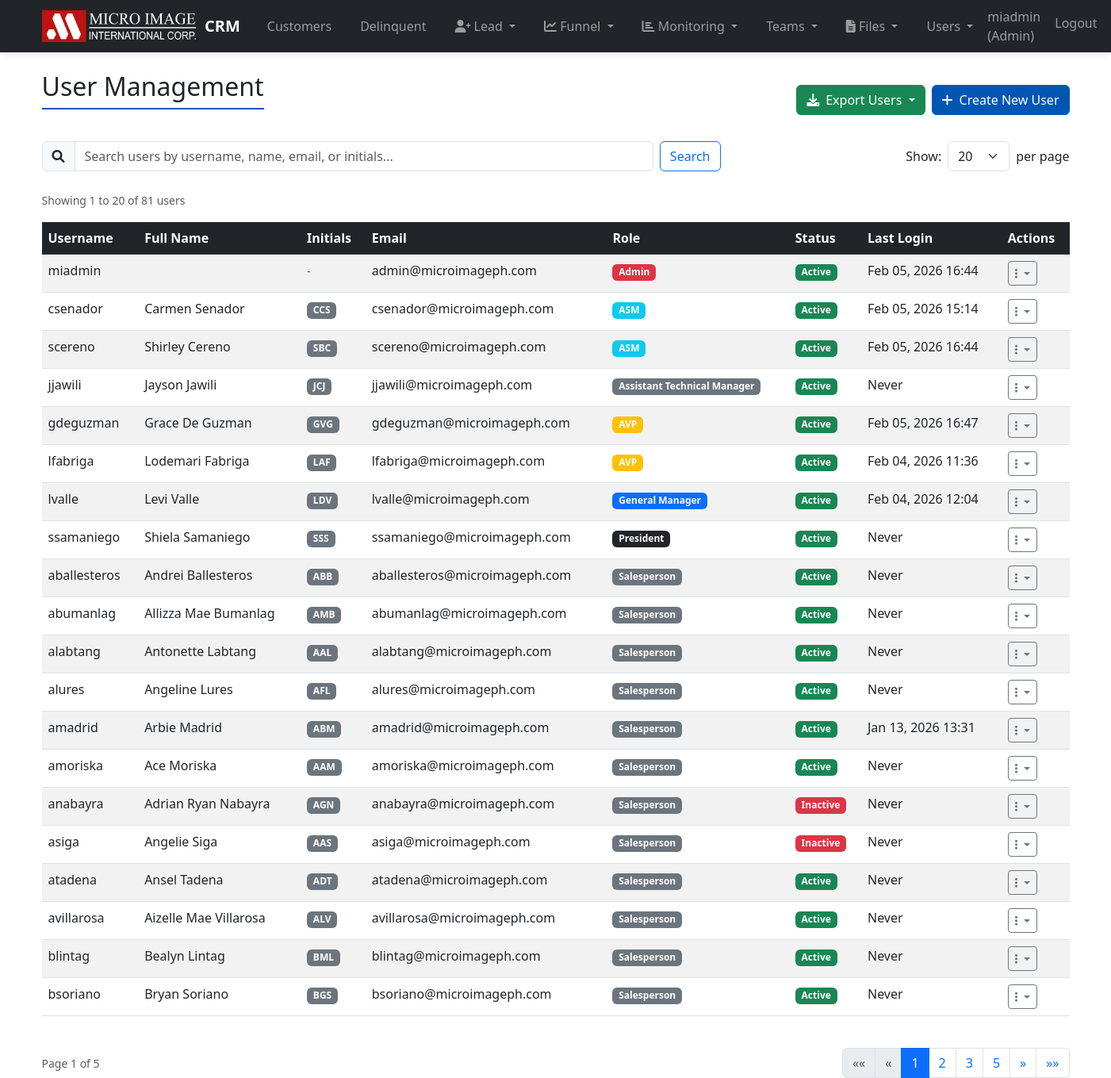
Page /users/manage/ (signed in) on the earlier database version.
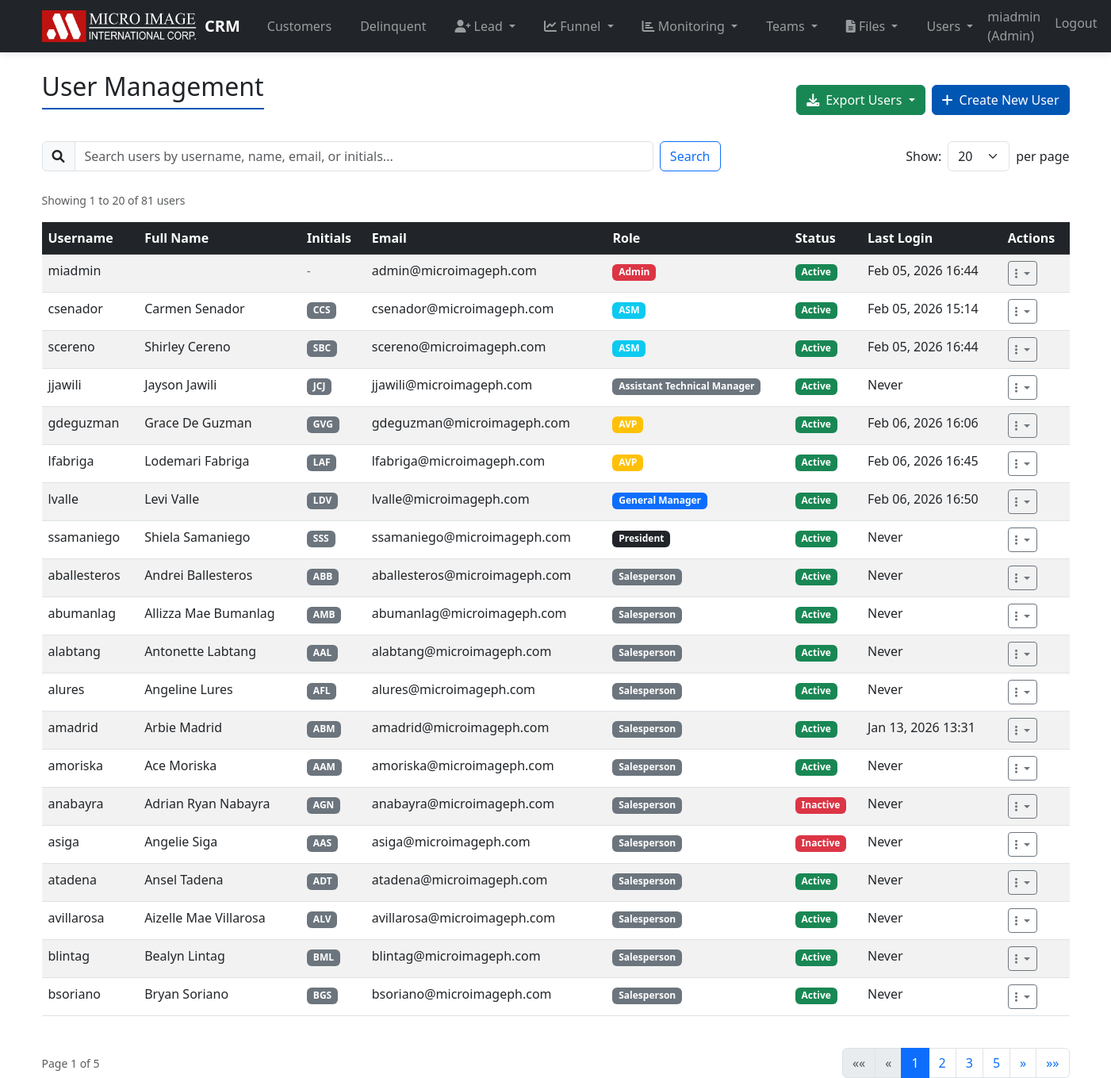
Same page on the later database version.
### users/models.py (models this page shows)
class User(AbstractUser):
    ROLE_CHOICES = (
        ('admin', 'Admin'),
        ('avp', 'AVP'),
        ('supervisor', 'Supervisor'),
        ('salesperson', 'Salesperson'),
        ('vp', 'Vice President'),
        ('gm', 'General Manager'),
        ('president', 'President'),
        ('asm', 'ASM'),
        ('sm', 'Sales Manager'),
        ('teamlead', 'Teamlead'),
        ('techmgr', 'Technical Manager'),
        ('asst_techmgr', 'Assistant Technical Manager'),
    )
    role = models.CharField(max_length=20, choices=ROLE_CHOICES, default='salesperson')
    initials = models.CharField(max_length=3, blank=True, help_text='3-letter initials for the user (e.g., JDO for John Doe)')
    is_active = models.BooleanField(default=True, help_text='Designates whether this user should be treated as active. Unselect this instead of deleting accounts.')
    groups = models.ManyToManyField(
        AuthGroup,
        verbose_name='groups',
        blank=True,
        help_text=(
            'The groups this user belongs to. A user will get all permissions '
            'granted to each of their groups.'
        ),
        related_name="custom_user_set", # <--- FIX
        related_query_name="user",
    )
    user_permissions = models.ManyToManyField(
        Permission,
        verbose_name='user permissions',
        blank=True,
        help_text='Specific permissions for this user.',
        related_name="custom_user_set", # <--- FIX
        related_query_name="user",
    )

### users/views.py (the view, shortened to what this page needs)
# urls.py: path('manage/', views.user_management, name='user_management'),
@login_required
@user_passes_test(is_admin)
def user_management(request):
    search_query = request.GET.get('search', '')
    users_list = User.objects.all()
    users_list = users_list.order_by('role', 'username')
    page_size = request.GET.get('page_size', '20')  # Default to 20 users per page
    try:
        page_size = int(page_size)
        if page_size not in [10, 20, 50, 100]:
            page_size = 20
    except (ValueError, TypeError):
        page_size = 20
    paginator = Paginator(users_list, page_size)
    page = request.GET.get('page', 1)
    try:
        users = paginator.page(page)
    except PageNotAnInteger:
        users = paginator.page(1)
    except EmptyPage:
        users = paginator.page(paginator.num_pages)
    context = {
        'users': users,
        'search_query': search_query,
        'page_size': page_size,
        'total_users': paginator.count,
    }
    return render(request, 'users/user_management.html', context)

### users/views.py (called while the page is built)
def is_admin(user):
    return user.role in ['admin', 'vp']

### templates/users/user_management.html (shortened to what the changed rows need)
{% extends 'base.html' %}
{% block content %}
<div class="d-flex justify-content-between align-items-center mb-3">
    <h2>User Management</h2>
</div>
<div class="table-responsive">
    <table class="table table-striped">
        <thead class="table-dark">
            <tr>
                <th>Username</th>
                <th>Full Name</th>
                <th>Initials</th>
                <th>Email</th>
                <th>Role</th>
                <th>Status</th>
                <th>Last Login</th>
                <th>Actions</th>
            </tr>
        </thead>
        <tbody>
            {% for u in users %}
                <tr id="user-row-{{ u.id }}">
                    <td>{{ u.username }}</td>
                    <td>{{ u.first_name }} {{ u.last_name }}</td>
                    <td>
                        {% if u.initials %}
                            <span class="badge bg-secondary">{{ u.initials }}</span>
                        {% else %}
                            <small class="text-muted">-</small>
                        {% endif %}
                    </td>
                    <td>{{ u.email }}</td>
                    <td>
                        <span class="badge bg-{% if u.role == 'admin' %}danger{% elif u.role == 'president' %}dark{% elif u.role == 'gm' %}primary{% elif u.role == 'vp' %}success{% elif u.role == 'avp' %}warning{% elif u.role == 'asm' %}info{% elif u.role == 'supervisor' %}info{% elif u.role == 'teamlead' %}secondary{% else %}secondary{% endif %}">
                            {{ u.get_role_display }}
                        </span>
                    </td>
                    <td>
                        <span class="badge bg-{% if u.is_active %}success{% else %}danger{% endif %}" id="status-badge-{{ u.id }}">
                            {% if u.is_active %}Active{% else %}Inactive{% endif %}
                        </span>
                    </td>
                    <td>{{ u.last_login|date:"M d, Y H:i"|default:"Never" }}</td>
                    <td>
                        <div class="dropdown">
                            <button class="btn btn-sm btn-outline-secondary dropdown-toggle" type="button" data-bs-toggle="dropdown" title="Actions">
                                <i class="fas fa-ellipsis-v"></i>
                            </button>
                        </div>
                    </td>
                </tr>
            {% empty %}
                <tr>
                    <td colspan="8" class="text-center">No users found.</td>
                </tr>
            {% endfor %}
        </tbody>
    </table>
</div>
{% endblock %}

Differences in the rows shown:
changed User "gdeguzman": last_login "Feb 05, 2026 16:47" → "Feb 06, 2026 16:06"
changed User "lfabriga": last_login "Feb 04, 2026 11:36" → "Feb 06, 2026 16:45"
changed User "lvalle": last_login "Feb 04, 2026 12:04" → "Feb 06, 2026 16:50"
